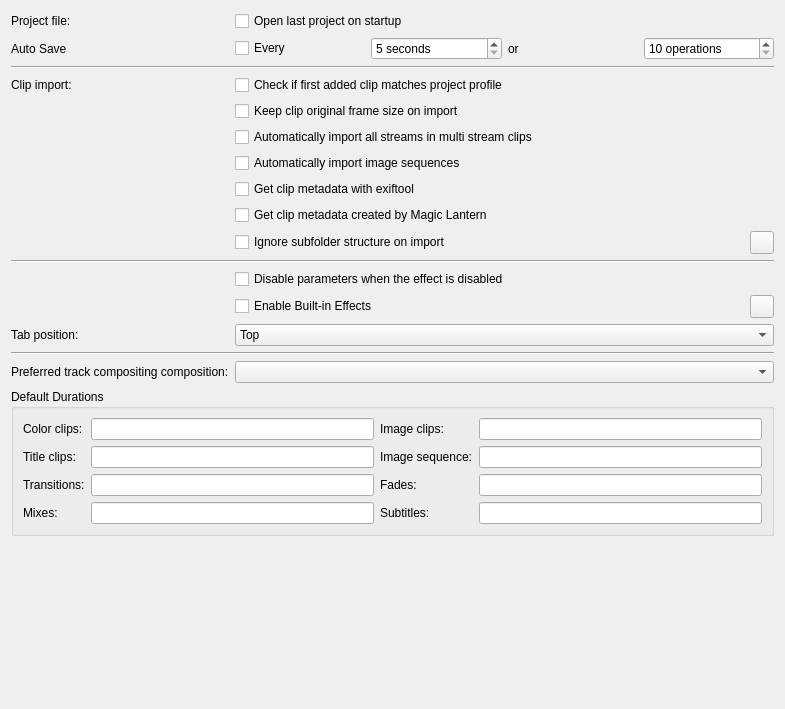
<?xml version="1.0" encoding="UTF-8"?>
<ui version="4.0">
 <author>
SPDX-FileCopyrightText: none
SPDX-License-Identifier: GPL-3.0-only OR LicenseRef-KDE-Accepted-GPL
 </author>
 <class>ConfigMisc_UI</class>
 <widget class="QWidget" name="ConfigMisc_UI">
  <property name="geometry">
   <rect>
    <x>0</x>
    <y>0</y>
    <width>785</width>
    <height>709</height>
   </rect>
  </property>
  <layout class="QFormLayout" name="formLayout">
   <item row="0" column="0">
    <widget class="QLabel" name="label_11">
     <property name="text">
      <string>Project file:</string>
     </property>
    </widget>
   </item>
   <item row="0" column="1">
    <widget class="QCheckBox" name="kcfg_openlastproject">
     <property name="text">
      <string>Open last project on startup</string>
     </property>
    </widget>
   </item>
   <item row="1" column="1">
    <layout class="QHBoxLayout" name="horizontalLayout_3">
     <item>
      <widget class="QCheckBox" name="kcfg_crashrecovery">
       <property name="text">
        <string>Every</string>
       </property>
      </widget>
     </item>
     <item>
      <widget class="QSpinBox" name="kcfg_autosave_time">
       <property name="suffix">
        <string> seconds</string>
       </property>
       <property name="minimum">
        <number>5</number>
       </property>
       <property name="maximum">
        <number>600</number>
       </property>
      </widget>
     </item>
     <item>
      <widget class="QLabel" name="label_13">
       <property name="text">
        <string>or</string>
       </property>
      </widget>
     </item>
     <item>
      <widget class="QSpinBox" name="kcfg_autosave_ops">
       <property name="suffix">
        <string> operations</string>
       </property>
       <property name="minimum">
        <number>10</number>
       </property>
       <property name="maximum">
        <number>200</number>
       </property>
      </widget>
     </item>
    </layout>
   </item>
   <item row="2" column="0" colspan="2">
    <widget class="Line" name="line">
     <property name="orientation">
      <enum>Qt::Orientation::Horizontal</enum>
     </property>
    </widget>
   </item>
   <item row="3" column="0">
    <widget class="QLabel" name="label_12">
     <property name="text">
      <string>Clip import:</string>
     </property>
    </widget>
   </item>
   <item row="3" column="1">
    <widget class="QCheckBox" name="kcfg_checkfirstprojectclip">
     <property name="text">
      <string>Check if first added clip matches project profile</string>
     </property>
    </widget>
   </item>
   <item row="4" column="1">
    <widget class="QCheckBox" name="kcfg_keep_original_frame_size">
     <property name="text">
      <string>Keep clip original frame size on import</string>
     </property>
    </widget>
   </item>
   <item row="5" column="1">
    <widget class="QCheckBox" name="kcfg_automultistreams">
     <property name="text">
      <string>Automatically import all streams in multi stream clips</string>
     </property>
    </widget>
   </item>
   <item row="6" column="1">
    <widget class="QCheckBox" name="kcfg_autoimagesequence">
     <property name="text">
      <string>Automatically import image sequences</string>
     </property>
    </widget>
   </item>
   <item row="7" column="1">
    <widget class="QCheckBox" name="kcfg_use_exiftool">
     <property name="text">
      <string>Get clip metadata with exiftool</string>
     </property>
    </widget>
   </item>
   <item row="8" column="1">
    <widget class="QCheckBox" name="kcfg_use_magicLantern">
     <property name="text">
      <string>Get clip metadata created by Magic Lantern</string>
     </property>
    </widget>
   </item>
   <item row="9" column="1">
    <layout class="QHBoxLayout" name="horizontalLayout">
     <item>
      <widget class="QCheckBox" name="kcfg_ignoresubdirstructure">
       <property name="text">
        <string>Ignore subfolder structure on import</string>
       </property>
      </widget>
     </item>
     <item>
      <widget class="KContextualHelpButton" name="kcontextualhelpbutton">
       <property name="contextualHelpText">
        <string>This will import all files into a toplevel folder</string>
       </property>
      </widget>
     </item>
    </layout>
   </item>
   <item row="10" column="0" colspan="2">
    <widget class="Line" name="line_2">
     <property name="orientation">
      <enum>Qt::Orientation::Horizontal</enum>
     </property>
    </widget>
   </item>
   <item row="11" column="1">
    <widget class="QCheckBox" name="kcfg_disable_effect_parameters">
     <property name="text">
      <string>Disable parameters when the effect is disabled</string>
     </property>
    </widget>
   </item>
   <item row="12" column="1">
    <layout class="QHBoxLayout" name="horizontalLayout_2">
     <property name="spacing">
      <number>0</number>
     </property>
     <property name="rightMargin">
      <number>0</number>
     </property>
     <property name="bottomMargin">
      <number>0</number>
     </property>
     <item>
      <widget class="QCheckBox" name="kcfg_enableBuiltInEffects">
       <property name="text">
        <string>Enable Built-in Effects</string>
       </property>
      </widget>
     </item>
     <item>
      <widget class="KContextualHelpButton" name="kcontextualhelpbutton_2">
       <property name="contextualHelpText">
        <string>Enabling built-in effects will add basic effects like volume and transform to all clips for easy access</string>
       </property>
      </widget>
     </item>
    </layout>
   </item>
   <item row="13" column="0">
    <widget class="QLabel" name="label_4">
     <property name="text">
      <string>Tab position:</string>
     </property>
    </widget>
   </item>
   <item row="13" column="1">
    <widget class="QComboBox" name="kcfg_tabposition">
     <item>
      <property name="text">
       <string>Top</string>
      </property>
     </item>
     <item>
      <property name="text">
       <string>Bottom</string>
      </property>
     </item>
    </widget>
   </item>
   <item row="14" column="0" colspan="2">
    <widget class="Line" name="line_3">
     <property name="orientation">
      <enum>Qt::Orientation::Horizontal</enum>
     </property>
    </widget>
   </item>
   <item row="15" column="0">
    <widget class="QLabel" name="label_10">
     <property name="text">
      <string>Preferred track compositing composition:</string>
     </property>
    </widget>
   </item>
   <item row="15" column="1">
    <widget class="QComboBox" name="preferredcomposite"/>
   </item>
   <item row="16" column="0" colspan="2">
    <widget class="QGroupBox" name="groupBox">
     <property name="title">
      <string>Default Durations</string>
     </property>
     <layout class="QGridLayout" name="gridLayout">
      <item row="0" column="0">
       <widget class="QLabel" name="label">
        <property name="text">
         <string>Color clips:</string>
        </property>
       </widget>
      </item>
      <item row="1" column="0">
       <widget class="QLabel" name="label_8">
        <property name="text">
         <string>Title clips:</string>
        </property>
       </widget>
      </item>
      <item row="2" column="0">
       <widget class="QLabel" name="label_5">
        <property name="text">
         <string>Transitions:</string>
        </property>
       </widget>
      </item>
      <item row="1" column="1">
       <widget class="QLineEdit" name="kcfg_title_duration"/>
      </item>
      <item row="0" column="2">
       <widget class="QLabel" name="label_2">
        <property name="text">
         <string>Image clips:</string>
        </property>
       </widget>
      </item>
      <item row="0" column="1">
       <widget class="QLineEdit" name="kcfg_color_duration"/>
      </item>
      <item row="2" column="2">
       <widget class="QLabel" name="label_6">
        <property name="text">
         <string>Fades:</string>
        </property>
       </widget>
      </item>
      <item row="2" column="1">
       <widget class="QLineEdit" name="kcfg_transition_duration"/>
      </item>
      <item row="1" column="2">
       <widget class="QLabel" name="label_3">
        <property name="text">
         <string>Image sequence:</string>
        </property>
       </widget>
      </item>
      <item row="1" column="3">
       <widget class="QLineEdit" name="kcfg_sequence_duration"/>
      </item>
      <item row="2" column="3">
       <widget class="QLineEdit" name="kcfg_fade_duration"/>
      </item>
      <item row="0" column="3">
       <widget class="QLineEdit" name="kcfg_image_duration"/>
      </item>
      <item row="3" column="0">
       <widget class="QLabel" name="label_7">
        <property name="text">
         <string>Mixes:</string>
        </property>
       </widget>
      </item>
      <item row="3" column="1">
       <widget class="QLineEdit" name="kcfg_mix_duration"/>
      </item>
      <item row="3" column="3">
       <widget class="QLineEdit" name="kcfg_subtitle_duration"/>
      </item>
      <item row="3" column="2">
       <widget class="QLabel" name="label_9">
        <property name="text">
         <string>Subtitles:</string>
        </property>
       </widget>
      </item>
     </layout>
    </widget>
   </item>
   <item row="17" column="0">
    <spacer>
     <property name="orientation">
      <enum>Qt::Orientation::Vertical</enum>
     </property>
     <property name="sizeHint" stdset="0">
      <size>
       <width>20</width>
       <height>40</height>
      </size>
     </property>
    </spacer>
   </item>
   <item row="1" column="0">
    <widget class="QLabel" name="label_14">
     <property name="text">
      <string>Auto Save</string>
     </property>
    </widget>
   </item>
  </layout>
 </widget>
 <customwidgets>
  <customwidget>
   <class>KContextualHelpButton</class>
   <extends>QToolButton</extends>
   <header>kcontextualhelpbutton.h</header>
  </customwidget>
 </customwidgets>
 <tabstops>
  <tabstop>kcfg_openlastproject</tabstop>
  <tabstop>kcfg_crashrecovery</tabstop>
  <tabstop>kcfg_autosave_time</tabstop>
  <tabstop>kcfg_autosave_ops</tabstop>
  <tabstop>kcfg_checkfirstprojectclip</tabstop>
  <tabstop>kcfg_keep_original_frame_size</tabstop>
  <tabstop>kcfg_automultistreams</tabstop>
  <tabstop>kcfg_autoimagesequence</tabstop>
  <tabstop>kcfg_use_exiftool</tabstop>
  <tabstop>kcfg_use_magicLantern</tabstop>
  <tabstop>kcfg_ignoresubdirstructure</tabstop>
  <tabstop>kcontextualhelpbutton</tabstop>
  <tabstop>kcfg_disable_effect_parameters</tabstop>
  <tabstop>kcfg_enableBuiltInEffects</tabstop>
  <tabstop>kcontextualhelpbutton_2</tabstop>
  <tabstop>kcfg_tabposition</tabstop>
  <tabstop>preferredcomposite</tabstop>
  <tabstop>kcfg_color_duration</tabstop>
  <tabstop>kcfg_title_duration</tabstop>
  <tabstop>kcfg_transition_duration</tabstop>
  <tabstop>kcfg_mix_duration</tabstop>
  <tabstop>kcfg_image_duration</tabstop>
  <tabstop>kcfg_sequence_duration</tabstop>
  <tabstop>kcfg_fade_duration</tabstop>
  <tabstop>kcfg_subtitle_duration</tabstop>
 </tabstops>
 <resources/>
 <connections/>
</ui>
